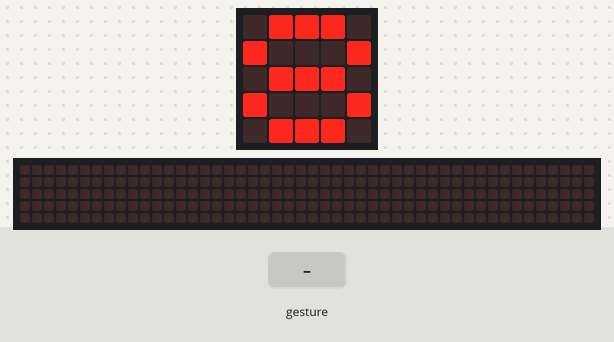
The program below on a simulated BBC micro:bit running MicroPython. Parts: the board's 5×5 LED display, a strip that is not on the board, showing the scrolling text unrolled. Inputs (shaded band) come from the test bench. Random numbers come from a fixed seed; a tilt is held for 1.5 s and a shake lasts 1 s, then the board lies face up again; the 48×5 strip is a reading aid, not a part: it shows the text the display is scrolling, unrolled, one strip-width of it at a time.

Above: at 1.2 s.
1.3 s: gesture 'shake'
At 2.1 s:
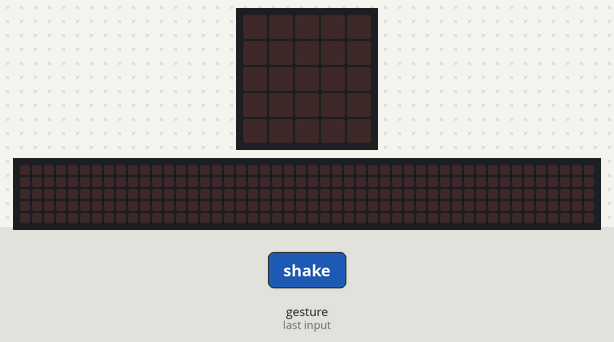
At 2.57 s:
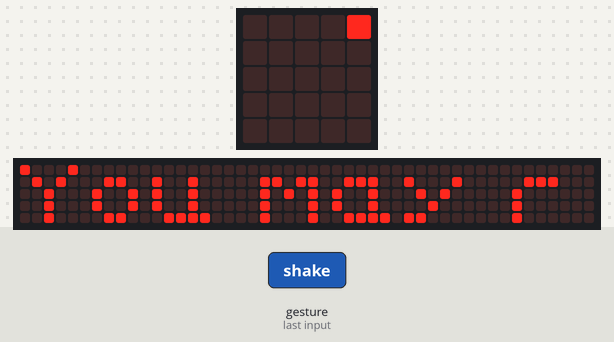
Timing chart, 0 to 4.3 s (numbered marks = the images above; inputs shaded):
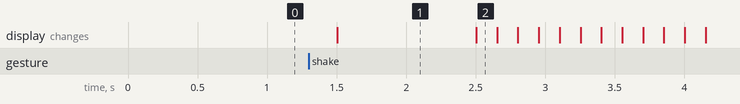

The program:

magic8.py
```python
import random

from microbit import *

answers = [
    "It is certain",
    "It is decidedly so",
    "Without a doubt",
    "Yes, definitely",
    "You may rely on it",
    "As I see it, yes",
    "Most likely",
    "Outlook good",
    "Yes",
    "Signs point to yes",
    "Reply hazy try again",
    "Ask again later",
    "Better not tell you now",
    "Cannot predict now",
    "Concentrate and ask again",
    "Don't count on it",
    "My reply is no",
    "My sources say no",
    "Outlook not so good",
    "Very doubtful",
]

while True:
    display.show("8")
    if accelerometer.was_gesture("shake"):
        display.clear()
        sleep(1000)
        display.scroll(random.choice(answers))
```

Measured:
- after the input at 1.3 s, the display: changes after 0.20 s (image 1)
- what the display in image 1 shows lasts 1.0 s, from 1.5 s to 2.5 s
